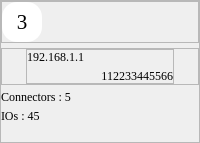
          <widget class="QFrame" name="frame_15">
           <property name="frameShape">
            <enum>QFrame::StyledPanel</enum>
           </property>
           <property name="frameShadow">
            <enum>QFrame::Raised</enum>
           </property>
           <layout class="QVBoxLayout" name="verticalLayout_8">
            <property name="spacing">
             <number>5</number>
            </property>
            <property name="leftMargin">
             <number>0</number>
            </property>
            <property name="topMargin">
             <number>0</number>
            </property>
            <property name="rightMargin">
             <number>0</number>
            </property>
            <property name="bottomMargin">
             <number>0</number>
            </property>
            <item>
             <widget class="QFrame" name="frame_23">
              <property name="sizePolicy">
               <sizepolicy hsizetype="Preferred" vsizetype="Preferred">
                <horstretch>0</horstretch>
                <verstretch>0</verstretch>
               </sizepolicy>
              </property>
              <property name="frameShape">
               <enum>QFrame::StyledPanel</enum>
              </property>
              <property name="frameShadow">
               <enum>QFrame::Raised</enum>
              </property>
              <layout class="QHBoxLayout" name="horizontalLayout_15">
               <property name="spacing">
                <number>0</number>
               </property>
               <property name="leftMargin">
                <number>0</number>
               </property>
               <property name="topMargin">
                <number>0</number>
               </property>
               <property name="rightMargin">
                <number>0</number>
               </property>
               <property name="bottomMargin">
                <number>0</number>
               </property>
               <item>
                <widget class="QLabel" name="noOfOnlineNodesLbl_6">
                 <property name="sizePolicy">
                  <sizepolicy hsizetype="Preferred" vsizetype="Maximum">
                   <horstretch>0</horstretch>
                   <verstretch>0</verstretch>
                  </sizepolicy>
                 </property>
                 <property name="minimumSize">
                  <size>
                   <width>40</width>
                   <height>40</height>
                  </size>
                 </property>
                 <property name="maximumSize">
                  <size>
                   <width>40</width>
                   <height>40</height>
                  </size>
                 </property>
                 <property name="font">
                  <font>
                   <family>Times New Roman</family>
                   <pointsize>16</pointsize>
                  </font>
                 </property>
                 <property name="styleSheet">
                  <string notr="true">background-color: rgb(255, 255, 255);
border-radius: 15px;
color: rgb(0, 0, 0);</string>
                 </property>
                 <property name="text">
                  <string>3</string>
                 </property>
                 <property name="alignment">
                  <set>Qt::AlignCenter</set>
                 </property>
                </widget>
               </item>
               <item>
                <spacer name="horizontalSpacer_6">
                 <property name="orientation">
                  <enum>Qt::Horizontal</enum>
                 </property>
                 <property name="sizeHint" stdset="0">
                  <size>
                   <width>40</width>
                   <height>20</height>
                  </size>
                 </property>
                </spacer>
               </item>
               <item>
                <widget class="QLabel" name="noOfOnlineNodesLbl_7">
                 <property name="sizePolicy">
                  <sizepolicy hsizetype="Preferred" vsizetype="Maximum">
                   <horstretch>0</horstretch>
                   <verstretch>0</verstretch>
                  </sizepolicy>
                 </property>
                 <property name="minimumSize">
                  <size>
                   <width>32</width>
                   <height>32</height>
                  </size>
                 </property>
                 <property name="maximumSize">
                  <size>
                   <width>32</width>
                   <height>32</height>
                  </size>
                 </property>
                 <property name="font">
                  <font>
                   <family>Times New Roman</family>
                   <pointsize>10</pointsize>
                  </font>
                 </property>
                 <property name="styleSheet">
                  <string notr="true">background: transparent;
border-radius: 15px;
color: rgb(0, 0, 0);</string>
                 </property>
                 <property name="text">
                  <string/>
                 </property>
                 <property name="alignment">
                  <set>Qt::AlignCenter</set>
                 </property>
                </widget>
               </item>
              </layout>
             </widget>
            </item>
            <item>
             <widget class="QFrame" name="frame_24">
              <property name="frameShape">
               <enum>QFrame::StyledPanel</enum>
              </property>
              <property name="frameShadow">
               <enum>QFrame::Raised</enum>
              </property>
              <layout class="QHBoxLayout" name="horizontalLayout_16">
               <property name="spacing">
                <number>0</number>
               </property>
               <property name="leftMargin">
                <number>0</number>
               </property>
               <property name="topMargin">
                <number>0</number>
               </property>
               <property name="rightMargin">
                <number>0</number>
               </property>
               <property name="bottomMargin">
                <number>0</number>
               </property>
               <item>
                <widget class="QLabel" name="label_17">
                 <property name="minimumSize">
                  <size>
                   <width>24</width>
                   <height>24</height>
                  </size>
                 </property>
                 <property name="maximumSize">
                  <size>
                   <width>24</width>
                   <height>24</height>
                  </size>
                 </property>
                 <property name="styleSheet">
                  <string notr="true">image: url(:/Image/IPAdd_24px.png);</string>
                 </property>
                 <property name="text">
                  <string/>
                 </property>
                </widget>
               </item>
               <item>
                <widget class="QFrame" name="frame_25">
                 <property name="frameShape">
                  <enum>QFrame::StyledPanel</enum>
                 </property>
                 <property name="frameShadow">
                  <enum>QFrame::Raised</enum>
                 </property>
                 <layout class="QVBoxLayout" name="verticalLayout_9">
                  <property name="spacing">
                   <number>5</number>
                  </property>
                  <property name="leftMargin">
                   <number>0</number>
                  </property>
                  <property name="topMargin">
                   <number>0</number>
                  </property>
                  <property name="rightMargin">
                   <number>0</number>
                  </property>
                  <property name="bottomMargin">
                   <number>0</number>
                  </property>
                  <item>
                   <widget class="QLabel" name="label_18">
                    <property name="font">
                     <font>
                      <family>Times New Roman</family>
                     </font>
                    </property>
                    <property name="text">
                     <string>192.168.1.1</string>
                    </property>
                   </widget>
                  </item>
                  <item>
                   <widget class="QLabel" name="label_19">
                    <property name="font">
                     <font>
                      <family>Times New Roman</family>
                     </font>
                    </property>
                    <property name="text">
                     <string>112233445566</string>
                    </property>
                    <property name="alignment">
                     <set>Qt::AlignRight|Qt::AlignTrailing|Qt::AlignVCenter</set>
                    </property>
                   </widget>
                  </item>
                 </layout>
                </widget>
               </item>
               <item>
                <widget class="QLabel" name="label_20">
                 <property name="minimumSize">
                  <size>
                   <width>24</width>
                   <height>24</height>
                  </size>
                 </property>
                 <property name="maximumSize">
                  <size>
                   <width>24</width>
                   <height>24</height>
                  </size>
                 </property>
                 <property name="styleSheet">
                  <string notr="true">image: url(:/Image/Clock_24px.png);</string>
                 </property>
                 <property name="text">
                  <string/>
                 </property>
                </widget>
               </item>
              </layout>
             </widget>
            </item>
            <item>
             <widget class="QLabel" name="label_21">
              <property name="sizePolicy">
               <sizepolicy hsizetype="Preferred" vsizetype="Maximum">
                <horstretch>0</horstretch>
                <verstretch>0</verstretch>
               </sizepolicy>
              </property>
              <property name="font">
               <font>
                <family>Georgia</family>
                <pointsize>9</pointsize>
               </font>
              </property>
              <property name="text">
               <string>Connectors : 5</string>
              </property>
             </widget>
            </item>
            <item>
             <widget class="QLabel" name="label_22">
              <property name="sizePolicy">
               <sizepolicy hsizetype="Preferred" vsizetype="Maximum">
                <horstretch>0</horstretch>
                <verstretch>0</verstretch>
               </sizepolicy>
              </property>
              <property name="font">
               <font>
                <family>Georgia</family>
                <pointsize>9</pointsize>
               </font>
              </property>
              <property name="text">
               <string>IOs : 45</string>
              </property>
             </widget>
            </item>
            <item>
             <widget class="QLabel" name="label_23">
              <property name="font">
               <font>
                <family>Georgia</family>
               </font>
              </property>
              <property name="text">
               <string/>
              </property>
              <property name="alignment">
               <set>Qt::AlignCenter</set>
              </property>
             </widget>
            </item>
           </layout>
          </widget>
